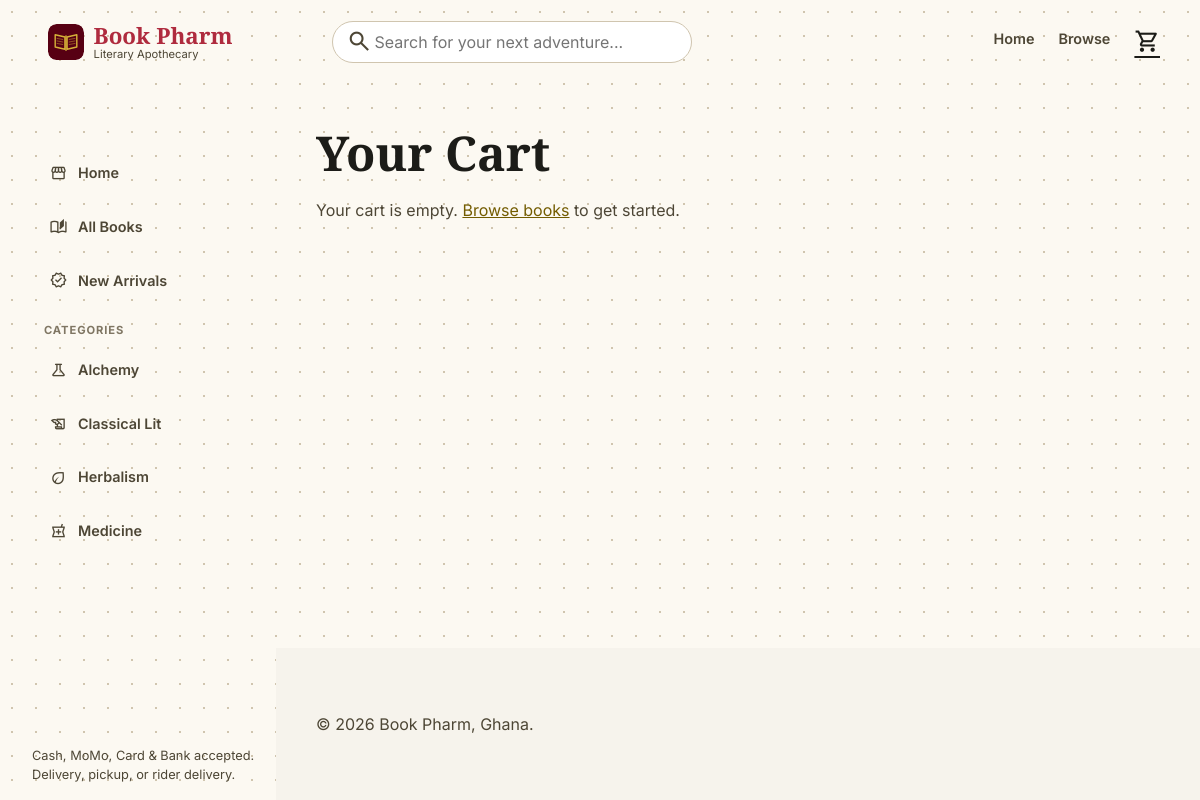
Page /cart/ on the committed database.
### apps/catalog/models.py (models this page shows, shortened)
class Category(models.Model):
    name = models.CharField(max_length=100, unique=True)
    slug = models.SlugField(max_length=110, unique=True, blank=True)
    class Meta:
        verbose_name_plural = 'categories'
        ordering = ['name']

### apps/storefront/views.py (the view)
# urls.py: path('cart/', views.cart_view, name='cart'),
def cart_view(request):
    cart = Cart(request)
    return render(request, 'storefront/cart.html', {'items': cart.get_items(), 'subtotal': cart.subtotal()})

### apps/storefront/cart.py (called while the page is built)
    def __len__(self):
        return sum(self.cart.values())

    def get_items(self):
        book_ids = [int(k) for k in self.cart.keys()]
        books = {b.id: b for b in Book.objects.filter(id__in=book_ids, is_active=True).select_related('category')}
        items = []
        for key, qty in self.cart.items():
            book = books.get(int(key))
            if book is None:
                continue
            items.append({'book': book, 'qty': qty, 'line_total': book.selling_price * qty})
        return items

    def subtotal(self):
        return sum((item['line_total'] for item in self.get_items()), Decimal('0'))

### apps/storefront/context_processors.py (called while the page is built)
def cart_context(request):
    return {'cart_count': len(Cart(request))}

def nav_context(request):
    return {'nav_categories': Category.objects.all()}

def google_maps_context(request):
    return {'google_maps_api_key': settings.GOOGLE_MAPS_API_KEY}

### apps/storefront/templatetags/storefront_extras.py (called while the page is built)
@register.filter
def category_icon(category_name):
    return CATEGORY_ICONS.get((category_name or '').strip().lower(), DEFAULT_CATEGORY_ICON)

### templates/storefront/cart.html (shortened to what this page needs)
{% extends 'storefront/base.html' %}
{% block content %}
<h1>Your Cart</h1>
{% if items %}
<div class="cart-list">
  {% for item in items %}
  <div class="cart-row">
    <a href="{% url 'storefront:book_detail' item.book.slug %}" class="cart-row__cover">
      {% if item.book.cover_url %}<img src="{{ item.book.cover_url }}" alt="">{% endif %}
    </a>
    <div class="cart-row__info">
      <a href="{% url 'storefront:book_detail' item.book.slug %}" class="cart-row__title">{{ item.book.title }}</a>
      <span class="cart-row__author text-muted">{{ item.book.author }}</span>
      <span class="cart-row__unit-price mono text-muted">GHS {{ item.book.selling_price }} each</span>
    </div>
    <form method="post" action="{% url 'storefront:cart_update' item.book.id %}" class="cart-row__qty js-cart-qty-form">
      {% csrf_token %}
      <div class="qty-stepper">
        <button type="button" data-step="-1" aria-label="Decrease quantity">&minus;</button>
        <input type="number" name="qty" value="{{ item.qty }}" min="1" max="{{ item.book.stock_qty }}" aria-label="Quantity">
        <button type="button" data-step="1" aria-label="Increase quantity">+</button>
      </div>
    </form>
    <div class="cart-row__total mono">GHS {{ item.line_total }}</div>
    <form method="post" action="{% url 'storefront:cart_remove' item.book.id %}" class="cart-row__remove js-cart-remove-form">
      {% csrf_token %}
      <button type="submit" aria-label="Remove {{ item.book.title }} from cart" title="Remove">
        <span class="material-symbols-outlined">delete</span>
      </button>
    </form>
  </div>
  {% endfor %}
</div>
<div class="card summary-card" style="max-width: 360px; margin-left: auto;">
  <div class="summary-total">
    <span>Subtotal</span>
    <span class="value">GHS {{ subtotal }}</span>
  </div>
  <a href="{% url 'storefront:checkout' %}" class="btn btn--primary" style="width: 100%; text-align: center; margin-top: 1rem;">Proceed to Checkout</a>
</div>
{% else %}
<p class="text-muted">Your cart is empty. <a href="{% url 'storefront:book_list' %}">Browse books</a> to get started.</p>
{% endif %}
{% endblock %}

### templates/storefront/base.html (shortened to what this page needs)
{% load static storefront_extras %}
<!DOCTYPE html>
<html lang="en">
<head>
  <link rel="stylesheet" href="{% static 'css/base.css' %}">
  <link rel="stylesheet" href="{% static 'css/theme-storefront.css' %}">
  <link rel="stylesheet" href="{% static 'css/storefront-layout.css' %}">
  <link rel="stylesheet" href="https://cdn.jsdelivr.net/npm/toastify-js@1.12.0/src/toastify.min.css">
</head>
<body>
  <header class="storefront-topbar">
    <div class="storefront-topbar__inner">
      <div class="storefront-topbar__brand-col">
        <a class="storefront-topbar__brand" href="{% url 'storefront:home' %}">
          <img class="storefront-topbar__brand-mark" src="{% static 'img/logo.svg' %}" alt="" width="36" height="36">
          <span class="storefront-topbar__brand-text">
            <span class="storefront-topbar__brand-name">Book Pharm</span>
            <span class="storefront-topbar__brand-tagline">Literary Apothecary</span>
          </span>
        </a>
      </div>
      <div class="storefront-topbar__content">
        <form class="storefront-topbar__search" method="get" action="{% url 'storefront:book_list' %}">
          <button type="button" class="storefront-topbar__search-toggle" aria-label="Toggle search">
            <span class="material-symbols-outlined">search</span>
          </button>
          <input type="search" name="q" placeholder="Search for your next adventure..." value="{{ query|default:'' }}">
        </form>
        <nav class="storefront-topbar__links">
          <a href="{% url 'storefront:home' %}" class="{% if request.resolver_match.url_name == 'home' %}is-active{% endif %}">Home</a>
          <a href="{% url 'storefront:book_list' %}" class="{% if request.resolver_match.url_name == 'book_list' %}is-active{% endif %}">Browse</a>
        </nav>
        <a href="{% url 'storefront:cart' %}" class="storefront-topbar__cart" aria-label="Cart">
          <span class="material-symbols-outlined">shopping_cart</span>
        </a>
      </div>
    </div>
  </header>
  <div class="storefront-shell">
    <aside class="storefront-sidebar">
      <nav class="storefront-sidebar__nav">
        <a href="{% url 'storefront:home' %}" class="{% if request.resolver_match.url_name == 'home' %}is-active{% endif %}">
          <span class="material-symbols-outlined">storefront</span> Home
        </a>
        <a href="{% url 'storefront:book_list' %}" class="{% if request.resolver_match.url_name == 'book_list' and not selected_category and request.GET.sort != 'new' %}is-active{% endif %}">
          <span class="material-symbols-outlined">auto_stories</span> All Books
        </a>
        <a href="{% url 'storefront:book_list' %}?sort=new" class="{% if request.GET.sort == 'new' %}is-active{% endif %}">
          <span class="material-symbols-outlined">new_releases</span> New Arrivals
        </a>
      </nav>
      {% if nav_categories %}
      <p class="storefront-sidebar__section-label">Categories</p>
      <nav class="storefront-sidebar__nav">
        {% for cat in nav_categories %}
        <a href="{% url 'storefront:book_list' %}?category={{ cat.slug }}" class="{% if selected_category == cat.slug %}is-active{% endif %}">
          <span class="material-symbols-outlined">{{ cat.name|category_icon }}</span> {{ cat.name }}
        </a>
        {% endfor %}
      </nav>
      {% endif %}
      <div class="storefront-sidebar__foot">
        Cash, MoMo, Card &amp; Bank accepted.<br>Delivery, pickup, or rider delivery.
      </div>
    </aside>
    <div class="storefront-columns">
      <main class="storefront-main">
        {% block content %}{% endblock %}
      </main>
      <footer class="site-footer">
        <div>&copy; {% now "Y" %} Book Pharm, Ghana.</div>
      </footer>
    </div>
  </div>
</body>
</html>

### static/css/base.css (style rules this page uses)
*, *::before, *::after { box-sizing: border-box; }
body { margin: 0; background: var(--color-background); color: var(--color-on-background); font-family: var(--font-body); font-size: var(--text-body-md-size); line-height: var(--text-body-md-line); }
h1, h2, h3, h4 { font-family: var(--font-display); margin: 0 0 var(--space-stack-sm); color: var(--color-on-surface); }
h1 { font-size: var(--text-display-lg-size); font-weight: var(--text-display-lg-weight); line-height: var(--text-display-lg-line); }
a { color: var(--color-primary); }
.site-footer { background: var(--color-surface-container-low); color: var(--color-on-surface-variant); padding: var(--space-stack-lg) var(--space-margin, 24px); margin-top: var(--space-stack-lg); font-size: var(--text-body-md-size); }
.text-muted { color: var(--color-on-surface-variant); }
input[type="text"], input[type="search"], input[type="number"], input[type="email"], input[type="password"], input[type="date"], select, textarea { width: 100%; background: var(--color-surface); border: 1px solid var(--color-outline-variant); border-radius: var(--radius-md); padding: 0.75rem; font-family: var(--font-body); font-size: var(--text-body-md-size); color: var(--color-on-surface); }

### static/css/theme-storefront.css (style rules this page uses)
:root { --color-surface: #fcf9f2; --color-surface-dim: #dcdad3; --color-surface-bright: #fcf9f2; --color-surface-container-lowest: #ffffff; --color-surface-container-low: #f6f3ec; --color-surface-container: #f0eee7; --color-surface-container-high: #ebe8e1; --color-surface-container-highest: #e5e2db; --color-on-surface: #1c1c18; --color-on-surface-variant: #4d4635; --color-outline: #7f7663; --color-outline-variant: #d0c5af; --color-primary: #735c00; --color-on-primary: #ffffff; --color-primary-container: #d4af37; --color-on-primary-container: #554300; --color-secondary: #af2b3e; --color-on-secondary: #ffffff; --color-secondary-container: #fd6673; --color-on-secondary-container: #680018; --color-tertiary: #77574d; --color-on-tertiary: #ffffff; --color-tertiary-container: #d2aa9e; --color-on-tertiary-container: #5b3e35; --color-error: #ba1a1a; --color-on-error: #ffffff; --color-error-container: #ffdad6; --color-on-error-container: #93000a; --color-background: #fcf9f2; --color-on-background: #1c1c18; --font-display: 'Playfair Display', serif; --font-body: 'Inter', sans-serif; --text-display-lg-size: 48px; --text-display-lg-weight: 700; --text-display-lg-line: 1.2; --text-headline-lg-size: 32px; --text-headline-lg-weight: 600; --text-headline-lg-line: 1.3; --text-headline-md-size: 24px; --text-headline-md-weight: 600; --text-headline-md-line: 1.4; --text-body-lg-size: 18px; --text-body-lg-line: 1.6; --text-body-md-size: 16px; --text-body-md-line: 1.5; --text-label-md-size: 14px; --text-label-md-weight: 600; --text-label-md-tracking: 0.05em; --text-price-tag-size: 16px; --text-price-tag-weight: 700; --radius-sm: 0.5rem; --radius-md: 1rem; --radius-lg: 1.5rem; --radius-xl: 2rem; --radius-full: 9999px; --container-max: 1440px; --space-margin: 40px; --space-margin-mobile: 20px; --space-card-padding: 24px; --space-stack-sm: 8px; --space-stack-md: 16px; --space-stack-lg: 64px; --space-sidebar-width: 260px; --space-topbar-height: 84px; }

### rows in the picture
Category: name "Alchemy"
Category: name "Classical Lit"
Category: name "Herbalism"
Category: name "Medicine"
